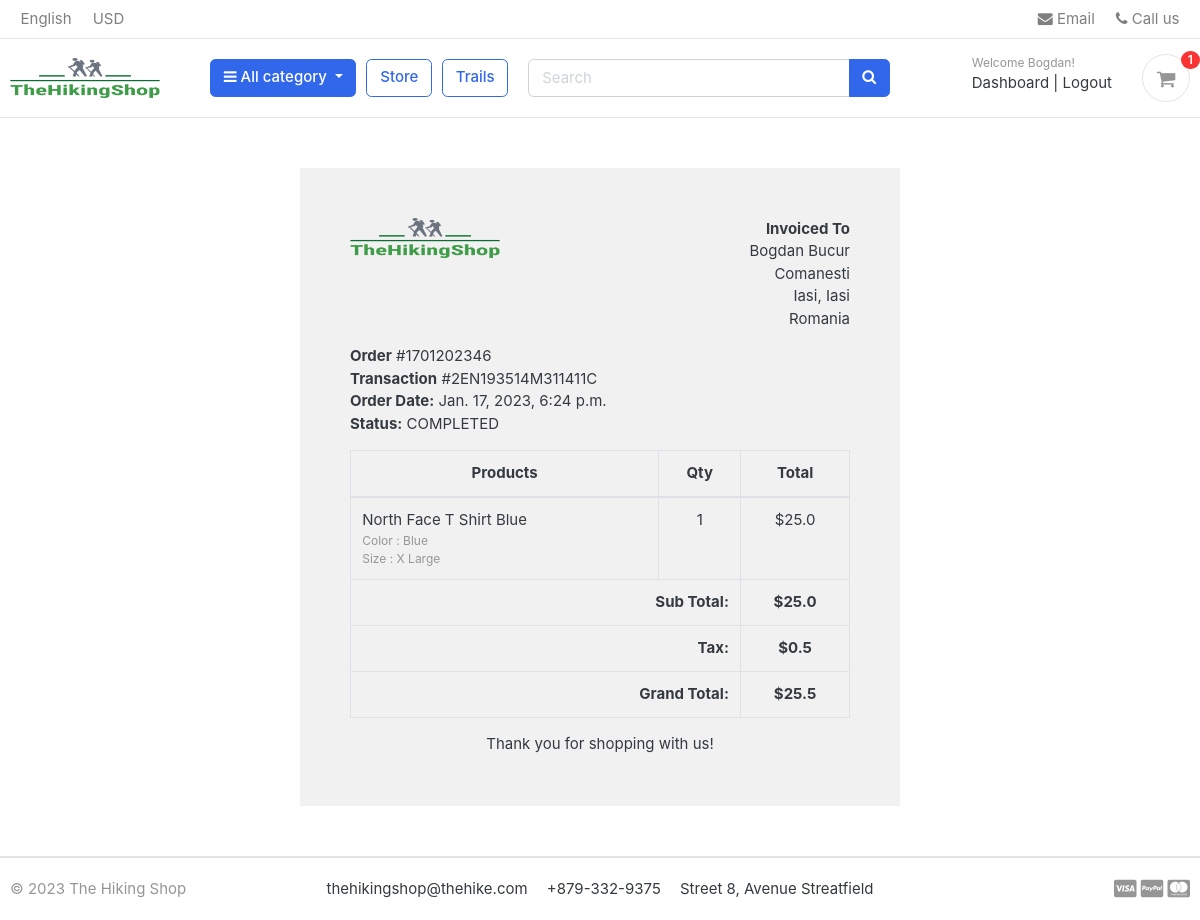
Page /accounts/order_detail/1701202346/ (signed in) on the committed database.
### accounts/models.py (models this page shows, shortened)
class Account(AbstractBaseUser):
    first_name = models.CharField(max_length=50)
    last_name = models.CharField(max_length=50)
    username = models.CharField(max_length=50, unique=True)
    email = models.EmailField(max_length=100, unique=True)
    phone_number = models.CharField(max_length=50)
    date_joined = models.DateTimeField(auto_now_add=True)
    last_login = models.DateTimeField(auto_now_add=True)
    is_admin = models.BooleanField(default=False)
    is_staff = models.BooleanField(default=False)
    is_active = models.BooleanField(default=False)
    is_superadmin = models.BooleanField(default=False)
    USERNAME_FIELD = 'email'
    REQUIRED_FIELDS = ['username', 'first_name', 'last_name']
    object = MyAccountManager()

### orders/models.py (models this page shows, shortened)
class Order(models.Model):
    STATUS = (
        ('New', 'New'),
        ('Accepted', 'Accepted'),
        ('Completed', 'Completed'),
        ('Cancelled', 'Cancelled'),
    )
    user = models.ForeignKey(Account, on_delete=models.SET_NULL, null=True)
    payment = models.ForeignKey(Payment, on_delete=models.SET_NULL, blank=True, null=True)
    order_number = models.CharField(max_length=20)
    first_name = models.CharField(max_length=50)
    last_name = models.CharField(max_length=50)
    phone = models.CharField(max_length=15)
    email = models.EmailField(max_length=50)
    address_line_1 = models.CharField(max_length=50)
    address_line_2 = models.CharField(max_length=50, blank=True)
    country = models.CharField(max_length=50)
    state = models.CharField(max_length=50)
    city = models.CharField(max_length=50)
    order_note = models.CharField(max_length=100, blank=True)
    order_total = models.FloatField()
    tax = models.FloatField()
    status = models.CharField(max_length=10, choices=STATUS, default='New')
    ip = models.CharField(blank=True, max_length=20)
    is_ordered = models.BooleanField(default=False)
    created_at = models.DateTimeField(auto_now_add=True)
    updated_at = models.DateTimeField(auto_now=True)
    def full_name(self):
        return f'{self.first_name} {self.last_name}'
    def full_address(self):
        return f'{self.address_line_1} {self.address_line_2}'

class Payment(models.Model):
    user = models.ForeignKey(Account, on_delete=models.CASCADE)
    payment_id = models.CharField(max_length=100)
    payment_method = models.CharField(max_length=100)
    amount_paid = models.CharField(max_length=100)  # this is the total amount paid
    status = models.CharField(max_length=100)
    created_at = models.DateTimeField(auto_now_add=True)

class OrderProduct(models.Model):
    order = models.ForeignKey(Order, on_delete=models.CASCADE)
    payment = models.ForeignKey(Payment, on_delete=models.SET_NULL, blank=True, null=True)
    user = models.ForeignKey(Account, on_delete=models.CASCADE)
    product = models.ForeignKey(Product, on_delete=models.CASCADE)
    variations = models.ManyToManyField(Variation, blank=True)
    quantity = models.IntegerField()
    product_price = models.FloatField()
    ordered = models.BooleanField(default=False)
    created_at = models.DateTimeField(auto_now_add=True)
    updated_at = models.DateTimeField(auto_now=True)

### store/models.py (models this page shows, shortened)
class Product(models.Model):
    product_name = models.CharField(max_length=200, unique=True)
    slug = models.SlugField(max_length=200, unique=True)
    description = models.TextField(max_length=500, blank=True)
    price = models.IntegerField()
    images = models.ImageField(upload_to='photos/products')
    stock = models.IntegerField()
    is_available = models.BooleanField(default=True)
    category = models.ForeignKey(Category, on_delete=models.CASCADE)
    created_date = models.DateTimeField(auto_now_add=True)
    modified_date = models.DateTimeField(auto_now=True)

class Variation(models.Model):
    product = models.ForeignKey(Product, on_delete=models.CASCADE)
    variation_category = models.CharField(max_length=100, choices=variation_category_choice)
    variation_value = models.CharField(max_length=100)
    is_active = models.BooleanField(default=True)
    created_date = models.DateTimeField(auto_now=True)
    objects = VariationManager()

### accounts/views.py (the view)
# urls.py: path('order_detail/<int:order_id>/', views.order_detail, name='order_detail'),
@login_required(login_url='login')
def order_detail(request, order_id):
    order_detail = OrderProduct.objects.filter(order__order_number=order_id)
    order = Order.objects.get(order_number=order_id)
    subtotal = 0
    for i in order_detail:
        subtotal += i.product_price * i.quantity
    context = {
        'order_detail': order_detail,
        'order': order,
        'subtotal': subtotal,
    }
    return render(request, 'accounts/order_detail.html', context)

### templates/accounts/order_detail.html
{% extends 'base.html' %}
{% load static %}
{% block content %}
    <div class="container"
         style="margin: 0 auto;width: 50%;padding: 50px;background: #f1f1f1;margin-top: 50px;margin-bottom: 50px;">
        <div class="row invoice row-printable">
            <div class="col-md-12">
                <div class="panel panel-default plain" id="dash_0">
                    <div class="panel-body p30">
                        <div class="row">
                            <div class="col-lg-6">
                                <div class="invoice-logo"><img src="{% static '/images/logo1.png' %}" alt="Invoice logo"
                                                               style="max-height: 40px;"></div>
                            </div>
                            <div class="col-lg-6">
                                <div class="invoice-from">
                                    <ul class="list-unstyled text-right">
                                        <li><strong>Invoiced To</strong></li>
                                        <li>{{ order.full_name }}</li>
                                        <li>{{ order.full_address }}</li>
                                        <li>{{ order.city }}, {{ order.state }}</li>
                                        <li>{{ order.country }}</li>
                                    </ul>
                                </div>
                            </div>
                            <div class="col-lg-12">
                                <div class="invoice-details mt25">
                                    <div class="well">
                                        <ul class="list-unstyled mb0">
                                            <li><strong>Order</strong> #{{ order.order_number }}</li>
                                            <li><strong>Transaction</strong> #{{ order.payment.payment_id }}</li>
                                            <li><strong>Order Date:</strong> {{ order.created_at }}</li>
                                            <li><strong>Status:</strong> {{ order.payment.status }}</li>
                                        </ul>
                                    </div>
                                </div>
                                <div class="invoice-items">
                                    <div class="table-responsive" style="overflow: hidden; outline: none;" tabindex="0">
                                        <table class="table table-bordered">
                                            <thead>
                                            <tr>
                                                <th class="per70 text-center">Products</th>
                                                <th class="per5 text-center">Qty</th>
                                                <th class="per25 text-center">Total</th>
                                            </tr>
                                            </thead>
                                            <tbody>
                                            {% for item in order_detail %}
                                                <tr>
                                                    <td>{{ item.product.product_name }}
                                                        <p class="text-muted small">
                                                            {% if item.variations.all %}
                                                                {% for i in item.variations.all %}
                                                                    {{ i.variation_category | capfirst }} :
                                                                    {{ i.variation_value | capfirst }} <br>
                                                                {% endfor %}
                                                            {% endif %}
                                                        </p>
                                                    </td>
                                                    <td class="text-center">{{ item.quantity }}</td>
                                                    <td class="text-center">${{ item.product_price }}</td>
                                                </tr>
                                            {% endfor %}
                                            </tbody>
                                            <tfoot>
                                            <tr>
                                                <th colspan="2" class="text-right">Sub Total:</th>
                                                <th class="text-center">${{ subtotal }}</th>
                                            </tr>
                                            <tr>
                                                <th colspan="2" class="text-right">Tax:</th>
                                                <th class="text-center">${{ order.tax }}</th>
                                            </tr>
                                            <tr>
                                                <th colspan="2" class="text-right">Grand Total:</th>
                                                <th class="text-center">${{ order.order_total }}</th>
                                            </tr>
                                            </tfoot>
                                        </table>
                                    </div>
                                </div>
                                <div class="invoice-footer mt25">
                                    <p class="text-center">Thank you for shopping with us!</p>
                                </div>
                            </div>
                        </div>
                    </div>
                </div>
            </div>
        </div>
    </div>
{% endblock %}

### templates/includes/navbar.html (shortened to what this page needs)
{% load static %}
<header class="section-header">
    <nav class="navbar p-md-0 navbar-expand-sm navbar-light border-bottom">
        <div class="container">
            <div class="collapse navbar-collapse" id="navbarTop4">
                <ul class="navbar-nav mr-auto">
                    <li class="nav-item dropdown">
                        <a href="#" class="nav-link"> English </a>
                    </li>
                    <li class="nav-item dropdown">
                        <a href="#" class="nav-link"> USD </a>
                    </li>
                </ul>
                <ul class="navbar-nav">
                    <li><a href="{% url 'email_us' %}" class="nav-link"> <i class="fa fa-envelope"></i> Email </a></li>
                    <li><a href="{% url 'call_us' %}" class="nav-link"> <i class="fa fa-phone"></i> Call us </a></li>
                </ul>
            </div>
        </div>
    </nav>
    <section class="header-main border-bottom">
        <div class="container">
            <div class="row align-items-center">
                <div class="col-lg-2 col-md-3 col-6">
                    <a href="{% url 'home' %}" class="brand-wrap">
                        <img class="logo" src="{% static '/images/logo1.png' %}">
                    </a>
                </div>
                <div class="col-lg col-sm col-md col-6 flex-grow-0">
                    <div class="category-wrap dropdown d-inline-block float-right">
                        <button type="button" class="btn btn-primary dropdown-toggle" data-toggle="dropdown">
                            <i class="fa fa-bars"></i> All category
                        </button>
                    </div>
                </div>
                <a href="{% url 'store' %}" class="btn btn-outline-primary">Store</a>
                <div class="col-lg col-sm col-md col-6 flex-grow-0"><a href="{% url 'mountain' %}"
                                                                       class="btn btn-outline-primary">Trails</a></div>
                <div class="col-lg  col-md-6 col-sm-12 col">
                    <form action="{% url 'search' %}" class="search" method="GET">
                        <div class="input-group w-100">
                            <input type="text" class="form-control" style="width:60%;" placeholder="Search"
                                   name="keyword">
                            <div class="input-group-append">
                                <button class="btn btn-primary" type="submit">
                                    <i class="fa fa-search"></i>
                                </button>
                            </div>
                        </div>
                    </form>
                </div>
                <div class="col-lg-3 col-sm-6 col-8 order-2 order-lg-3">
                    <div class="d-flex justify-content-end mb-3 mb-lg-0">
                        {% if user.id is None %}
                            <div class="widget-header">
                                <small class="title text-muted">Welcome guest!</small>
                                <div>
                                    <a href="{% url 'login' %}">Sign in</a> <span class="dark-transp"> | </span>
                                    <a href="{% url 'register' %}"> Register</a>
                                </div>
                            </div>
                        {% else %}
                            <div class="widget-header">
                                <small class="title text-muted">Welcome {{ user.first_name }}!</small>
                                <div>
                                    <a href="{% url 'dashboard' %}">Dashboard</a> <span class="dark-transp"> | </span>
                                    <a href="{% url 'logout' %}">Logout</a>
                                </div>
                            </div>
                        {% endif %}
                        <a href="{% url 'cart' %}" class="widget-header pl-3 ml-3">
                            <div class="icon icon-sm rounded-circle border"><i class="fa fa-shopping-cart"></i></div>
                            <span class="badge badge-pill badge-danger notify">{{ cart_count }}</span>
                        </a>
                    </div>
                </div>
            </div>
        </div>
    </section>
</header>

### rows in the picture
Account: first_name "Bogdan"
Order: full_name "Bogdan Bucur", full_address "Comanesti", city "Iasi", state "Iasi", country "Romania", order_number "1701202346", payment.payment_id "2EN193514M311411C", created_at "Jan. 17, 2023, 6:24 p.m.", payment.status "COMPLETED", tax "0.5", order_total "25.5"
OrderProduct: product.product_name "North Face T Shirt Blue", quantity "1", product_price "25.0"
Variation: variation_category "Color", variation_value "Blue"
Variation: variation_category "Size", variation_value "X Large"

### other values in the picture
{{ cart_count }} "1"
{{ subtotal }} "25.0"
